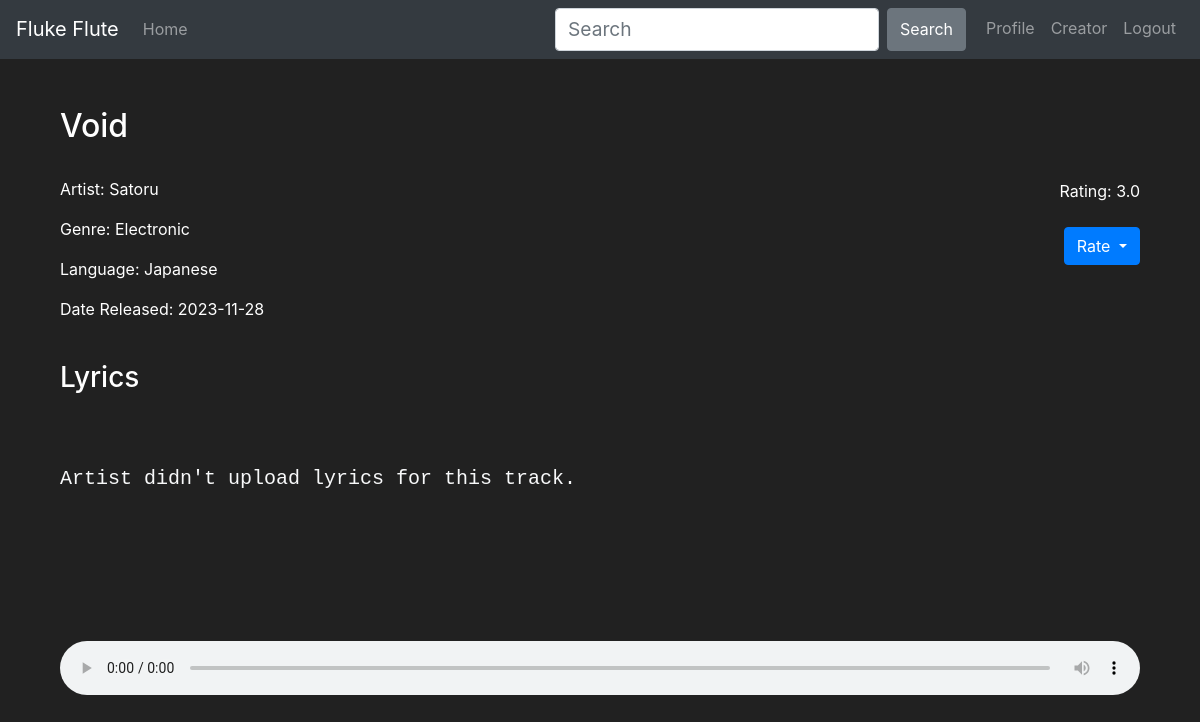
The app's page /track/1 with its own data.
### FlukeFlute/models.py (models this page shows, shortened)
class Track(db.Model):
    id = db.Column(db.Integer, primary_key=True)
    title = db.Column(db.String(100), nullable=False)
    lyrics = db.Column(db.Text)
    audio_path = db.Column(db.String, nullable=False)
    playback_count = db.Column(db.Integer, default=0)
    release_date = db.Column(db.Date, default=datetime.utcnow)
    creator_id = db.Column(db.Integer, db.ForeignKey('user.id', ondelete='CASCADE'))
    album_id = db.Column(db.Integer, db.ForeignKey('album.id', ondelete='CASCADE'))
    language_id = db.Column(db.Integer, db.ForeignKey('language.id', ondelete='CASCADE'))
    genre_id = db.Column(db.Integer, db.ForeignKey('genre.id', ondelete='CASCADE'))
    ratings = db.relationship('User', secondary='rating')
    def increment_playback(self):
        self.playback_count += 1
        db.session.commit()
    def avg_rating(self):
        ratings = [rating.rating_value for rating in Rating.query.filter_by(track_id=self.id).all()]
        return round(sum(ratings) / len(ratings), 1) if ratings else 0.0

class User(db.Model, UserMixin):
    id = db.Column(db.Integer, primary_key=True)
    name = db.Column(db.String(40))
    username = db.Column(db.String(20), unique=True, nullable=False)
    email = db.Column(db.String(50), unique=True, nullable=False)
    password_hash = db.Column(db.String, nullable=False)
    roles = db.relationship('Role', secondary='user_role', backref='users')
    stage_name = db.Column(db.String(20))
    pfp_path = db.Column(db.String(100))
    bio = db.Column(db.String(255))
    is_flagged = db.Column(db.Boolean, default=False)
    tracks = db.relationship('Track', backref='creator')
    albums = db.relationship('Album', backref='creator')
    playlists = db.relationship('Playlist', backref='creator')
    @property
    def password(self):
        raise AttributeError('Password is not a readable attribute')

class Genre(db.Model):
    id = db.Column(db.Integer, primary_key=True)
    name = db.Column(db.String(50), unique=True, nullable=False)
    tracks = db.relationship('Track', backref='genre')

class Language(db.Model):
    id = db.Column(db.Integer, primary_key=True)
    name = db.Column(db.String(50), unique=True, nullable=False)
    tracks = db.relationship('Track', backref='language')

### FlukeFlute/views.py (the view)
@app.route('/track/<int:id>')
@basic_permission.require(http_exception=403)
def play_page(id):
    track = Track.query.get(id)
    track.increment_playback()
    return render_template('music_player.html', title='Play Music', track=track, Language=Language, User=User, Genre=Genre, Track=Track)

### FlukeFlute/templates/music_player.html (shortened to what this page needs)
{% extends 'home.html' %}
{% block left_nav %}
<li class="nav-item">
    <a class="nav-link" href="{{ url_for('home_page') }}">Home</a>
</li>
{% endblock %}
{%block content%}
<div class="container mt-5">
    <div class="row">
        <div class="col-md-8">
            <h2>{{ track.title|title }}</h2><br>
            <p>Artist: {{ User.query.filter_by(id=track.creator_id).first().stage_name|title }}</p>
            <p>Genre: {{ Genre.query.filter_by(id=track.genre_id).first().name }}</p>
            <p>Language: {{ Language.query.filter_by(id=track.language_id).first().name }}</p>
            <p>Date Released: {{ track.release_date }}</p>
        </div>
        <div class="col-md-4 text-md-right mt-5">
            <p class="mt-4">
                Rating:
                {% set rating = track.avg_rating() %}
                {% if rating == 0.0 %}
                {{ None }}
                {% else %}
                {{ rating }}
                {% endif %}
            </p>
            <div class="btn-group mt-2">
                <button type="button" class="btn btn-primary dropdown-toggle" data-toggle="dropdown" aria-haspopup="true"
                    aria-expanded="false">
                    Rate
                </button>
            </div>
        </div>
    </div>
    <h3 class="mt-4 mb-5">Lyrics</h3>
    <pre class="mb-5 text-light" style="height: 150px;">
        {% if track.lyrics %}
        {{ track.lyrics }}
        {%else%} <p class="lead">Artist didn't upload lyrics for this track.</p>
        {%endif%}
    </pre>
    <audio controls class="w-100 mb-3">
        <source src="{{ url_for('static', filename='audios/{}'.format(track.audio_path)) }}" type="audio/mp3">
    </audio>
</div>
{%endblock%}

### FlukeFlute/static/css/styles.css (style rules this page uses)
body, .jumbotron { background-color: #212121; color: white; }
a { text-decoration: none; color: white; }

### FlukeFlute/templates/base.html (style rules this page uses)
body { background-color: #212121; color: white; }

### records on screen
Track: title "Void", release_date "2023-11-28"
User: query.filter_by "Satoru"
Genre: query.filter_by "Electronic"
Language: query.filter_by "Japanese"

### other values on screen
{{ rating }} "3.0"
